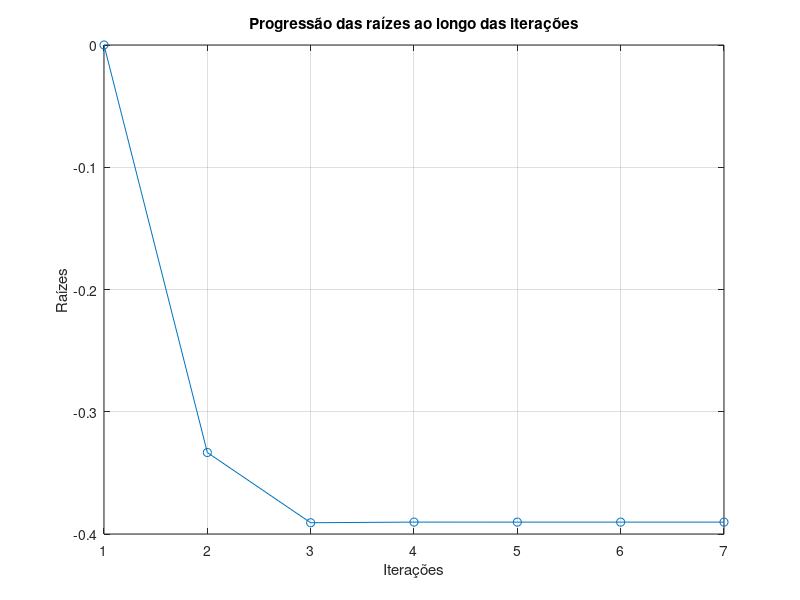

Reproduce this figure in MATLAB.
% DISCENTE: Luis Felipe Cunha Silva
% MATRÍCULA: 22211309
% Métodos Computacionais - TEC217 2025.1

% Encontrando a menor raiz em módulo da função f(x) = x² - 3x + e^x - 2, utilizando o método do ponto fixo e com tolerância de
% erro de 10⁻⁴%

f = @(x) x^2 - 3*x + e^x - 2;    % Função f(x) original
g = @(z) (z^2 + e^z - 2) / 3;     % Função de iteração g(x), definidada isolando 3x da função original
x0 = 0;          % Chute inicial dentro do intervalo [-0.5;0]
erro = 1e-6;   % Tolerância de erro definida
ea = inf;    % Definindo erro inicial como infinito, para inicialização da variável
N = 20;   % Limite de iterações

xr = f(0);    % Calcualndo inicialmente o f(Chute inicial)
iter = 0;  % Inicializando as iterações

vet_raizes = [];  % Definindo vetor que armazenará as raízes que forem sendo calculadas

fprintf("\n\nENCONTRANDO RAIZ DA FUNÇÃO COM O MÉTODO DO PONTO FIXO\n\n");
fprintf("iterações: %d     x0: %.6f     xr: %.6f     ea: %.6f\n", iter, xr, x0, ea);

while iter <= N
  x0 = g(x0);  % Definindo o novo valor de x0 após o chute inicial
  aux = xr;  % aux representa o valor de xr anterior, utilizado no cálculo do erro aproximado
  xr = f(x0); % Definindo o novo valor de xr após o cálculo de x0
  iter = iter + 1;
  
  if xr ~= 0.0
    ea = abs(xr - aux);   % Verificando o erro aproximado, não fica necessário multiplicar por 100. Este processo já foi feito
                                     % na inicialização da variável erro.
  endif
  
  fprintf("iterações: %d     x0: %.6f     xr: %.6f     ea: %.6f\n", iter, xr, x0, ea);
  vet_raizes(iter + 1) = x0;
  
  if ea < erro
    break;   % Interrompendo o programa caso o erro aproximado seja menor que a tolerância
  endif   

endwhile

fprintf("\nMódulo da menor raiz aproximada encontrada = %.6f\n", abs(x0))

% Caso o número de iterações ultrapasse o limite, uma mensagem deve ser mostrada
if iter > N
  error("Limite no número de iterações foi atingido");
endif


% Plotando gráfico que relaciona iterações com progressão das raízes
x = 1:length(vet_raizes);
plot(x, vet_raizes, '-o');
title("Progressão das raízes ao longo das iterações");
xlabel("Iterações");
ylabel("Raízes");
grid on;